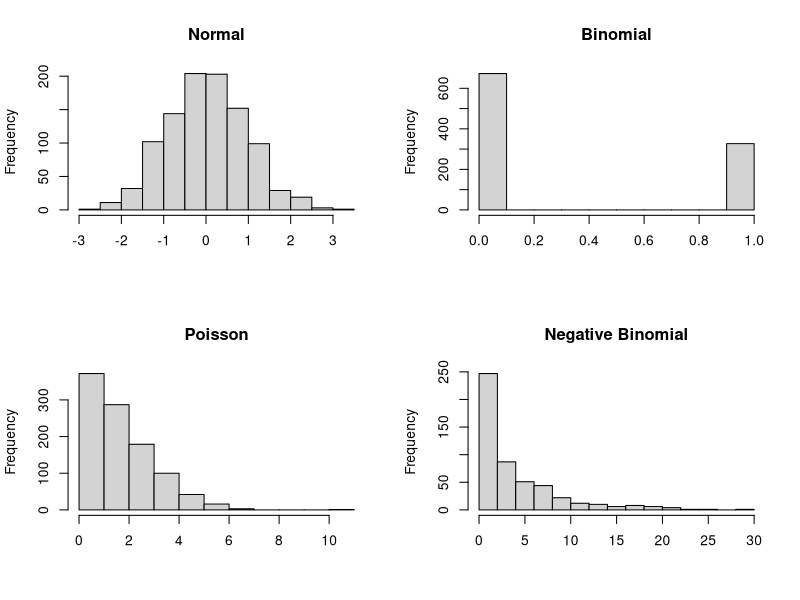
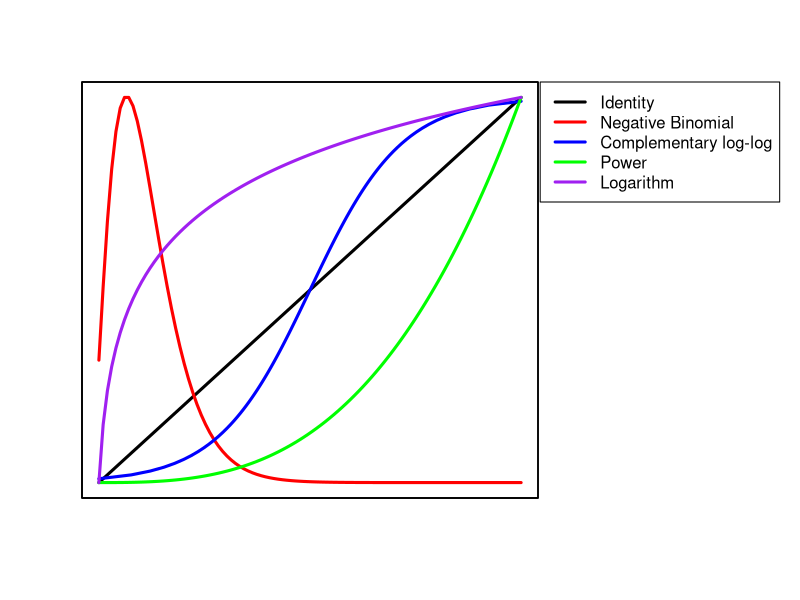
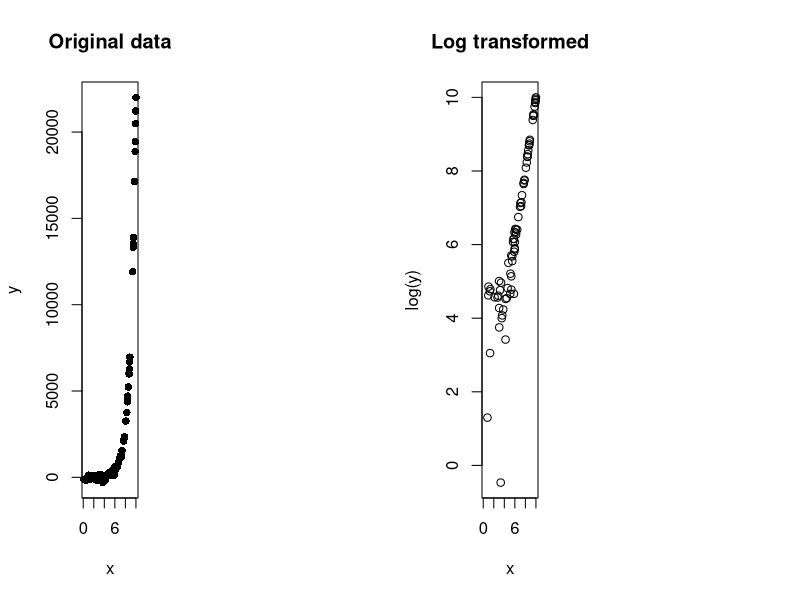
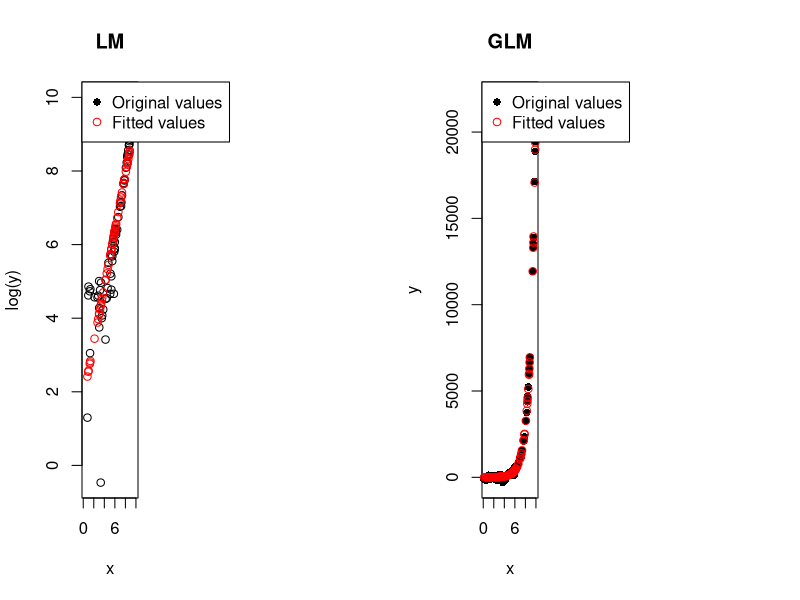
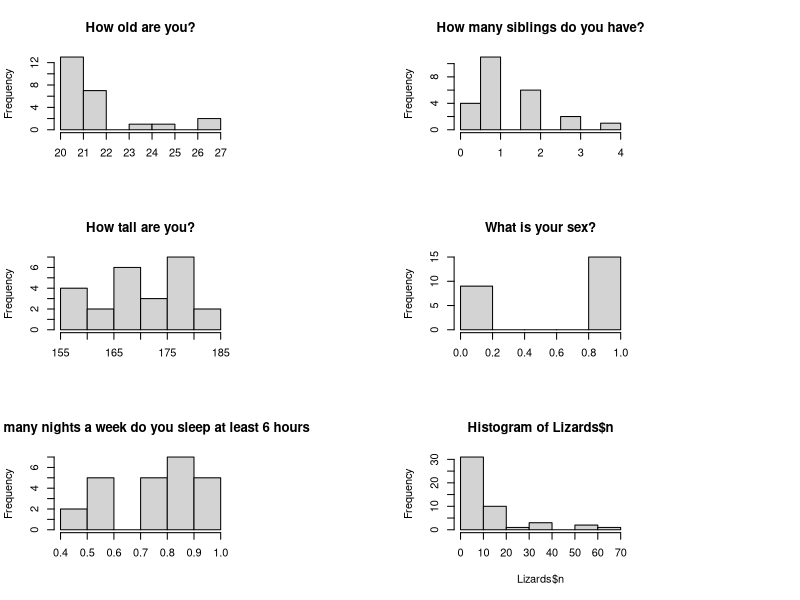
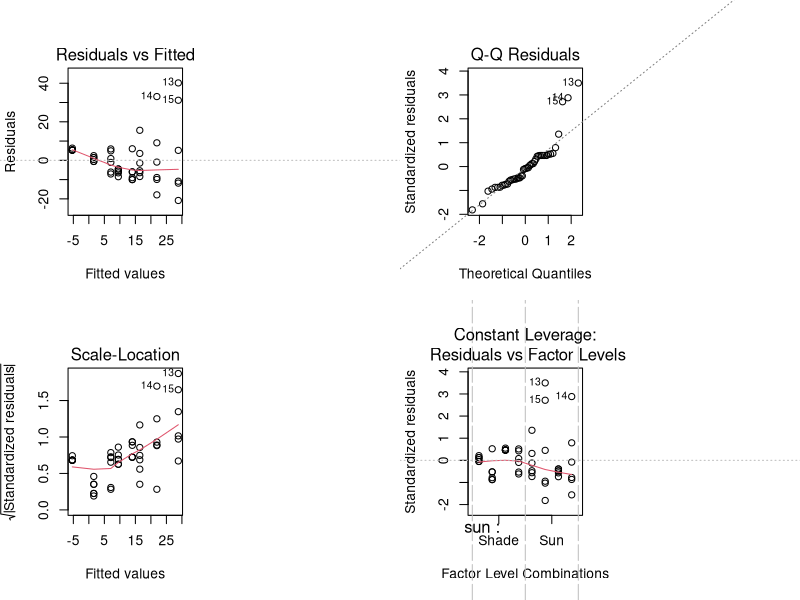
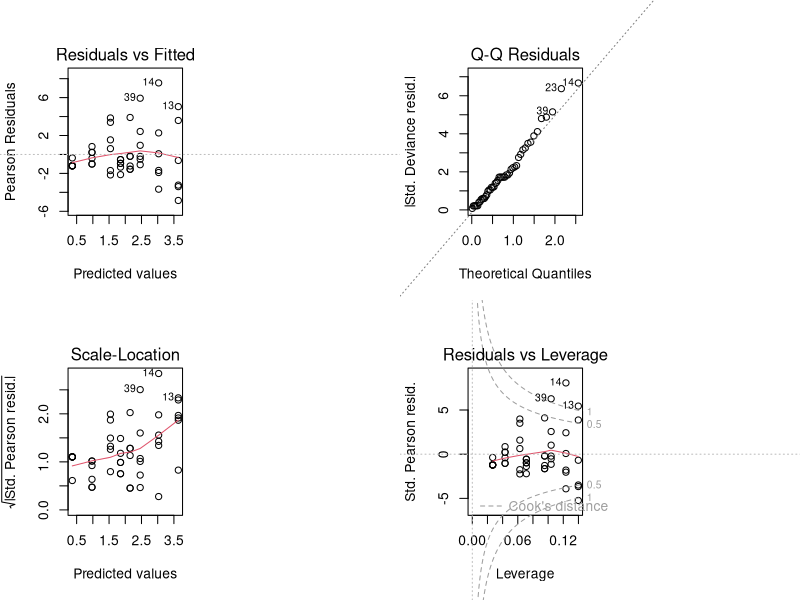
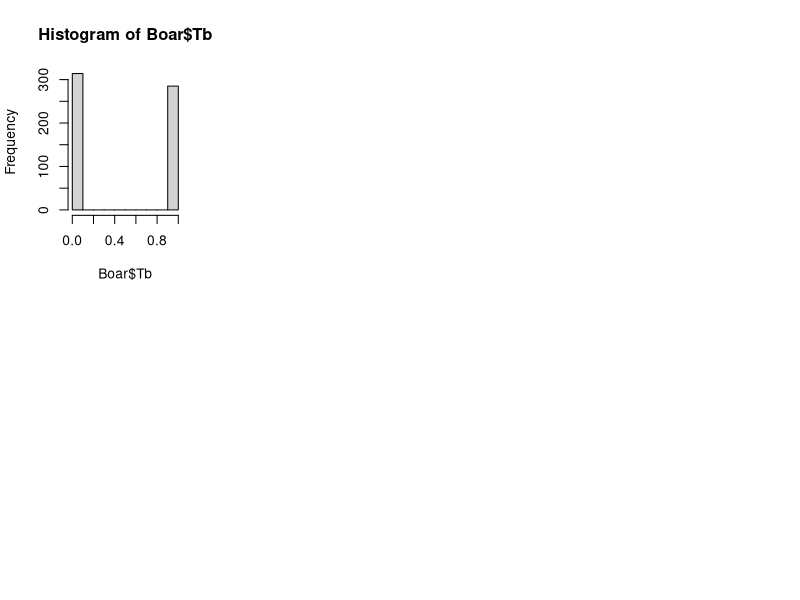

Write the R code that produced these figures, in order.
## ---- chunk 1

par(mfrow = c(2,2))
normal <- rnorm(1000)
hist(normal, main = 'Normal', xlab = NULL)

binom <- rbinom(1000, 1, 0.3)
hist(binom, main = 'Binomial', xlab = NULL)

pois <- rpois(1000, 2)
hist(pois, breaks = 9, main = 'Poisson', xlab = NULL)

negbim <- rnbinom(500, mu = 4, size = 1)
hist(negbim, breaks = 20, main = 'Negative Binomial', xlab = NULL)

## ---- chunk 2
par(mfrow = c(1,1))
x <- 1:100
p <- seq(0, 1, 0.01)
Power <- x^3
Logarithm <- log(x)
loglog <- log(p/(1-p))
negbimdis <- dnbinom(x, 3, 0.2)

par(mar=c(5.1, 4.1, 4.1, 13.1), xpd=TRUE)
plot(x, x, type = 'l', lwd = 3, ylab = '', xlab = '', xaxt='n', yaxt='n', bty='L')
par(new=TRUE)
plot(x, negbimdis, type = 'l', lwd = 3, col = 'red', ylab = '', xlab = '', xaxt='n', yaxt='n')
par(new=TRUE)
plot(loglog, p, type = 'l', lwd = 3, col = 'blue', ylab = '', xlab = '', xaxt='n', yaxt='n')
par(new=TRUE)
plot(x, Power, type = 'l', lwd = 3, col = 'green', ylab = '', xlab = '', xaxt='n', yaxt='n')
par(new=TRUE)
plot(x, Logarithm, type = 'l', lwd = 3, col = 'purple', ylab = '', xlab = '', xaxt='n', yaxt='n')
legend(x = 'topright', inset=c(-0.53,0), legend = c('Identity', 'Negative Binomial', 'Complementary log-log', 'Power', 'Logarithm'), col = c('black', 'red', 'blue', 'green', 'purple'), lwd = 3)

## ---- chunk 3
x <- runif(100, 0, 10)
y <- exp(x) + rnorm(length(x), mean = 0, sd = 100)
par(mfrow = c(1,2))
plot(x, y, pch = 16, main = 'Original data')
plot(x, log(y), main = 'Log transformed')
## ---- chunk 4
model1 <- lm(log(y)~x)
model2 <- glm(y~x, family = gaussian (link = "log"), start=c(1, 1))
## ---- chunk 5
par(mfrow = c(1,2))

plot(x, log(y), main = 'LM')
fitedx <- x[as.numeric(names(model1$fitted.values))]
points(fitedx, model1$fitted.values, col = 'red')
legend(x = 'topleft', legend = c('Original values','Fitted values'), pch = c(16, 1), col = c('black','red'))

plot(x, y, pch = 16, main = 'GLM')
points(x, model2$fitted.values, col = 'red')
legend(x = 'topleft', legend = c('Original values','Fitted values'), pch = c(16, 1), col = c('black','red'))
## ---- chunk 6

ClassData <- read.csv('Data/ClassData.csv')

library(dplyr)
ClassData <- ClassData %>% 
  mutate(Sex = ifelse(What.is.your.sex. == 'Female', 1, 0)) %>%
  mutate(Sex = as.numeric(Sex))
## ---- chunk 7
par(mfrow = c(3, 2))
hist(ClassData$How.old.are.you., xlab = '', main = 'How old are you?')
hist(ClassData$How.many.siblings.do.you.have., xlab = '', main = 'How many siblings do you have?')
hist(ClassData$How.tall.are.you..in.cm , xlab = '', main = 'How tall are you?')
hist(ClassData$Sex, xlab = '', main = 'What is your sex?')
hist(ClassData$Out.of.the.7.nights.of.the.week..how.many.do.you.sleep.at.least.6.hours./7, xlab = '', main = 'How many nights a week do you sleep at least 6 hours')

## ---- chunk 8
Lizards <- read.csv('Data/lizards.txt', sep = "\t")
head(Lizards)
## ---- chunk 9
hist(Lizards$n)
## ---- chunk 10
LizardsModelLM <- lm(n ~ sun + height + species, data = Lizards)

LizardsModel <- glm(n ~ sun + height + species, family = poisson (link = log), data = Lizards)
## ---- chunk 11
par(mfrow = c(2,2))
plot(LizardsModelLM)
## ---- chunk 12
par(mfrow = c(2,2))
plot(LizardsModel)
## ---- chunk 13
LizardsModel$deviance / LizardsModel$df.residual
## ---- chunk 14
(LizardsModel$null.deviance - LizardsModel$deviance) / LizardsModel$null.deviance
## ---- chunk 15

summary(LizardsModel)

## ---- chunk 16

Boar <- read.csv('Data/Boar.csv')

head(Boar)
## ---- chunk 17
summary(Boar)
## ---- chunk 18
hist(Boar$Tb)
## ---- chunk 19
LinearBoarModel <- lm(Tb ~ sex * age * length, data = Boar)
par(mfrow = c(2,2))
plot(LinearBoarModel)
## ---- chunk 20
LogitBoarModel <- glm(Tb ~ sex * age * length, family = binomial (link = logit), data = Boar)
## ---- chunk 21
AIC(LogitBoarModel)
(LogitBoarModel$null.deviance - LogitBoarModel$deviance) / LogitBoarModel$null.deviance
## ---- chunk 22
par(mfrow = c(2,2))
plot(LogitBoarModel)
## ---- chunk 23
probitBoarModel <- glm(Tb ~ sex * age * length, family = binomial (link = probit), data = Boar)

cauchitBoarModel <- glm(Tb ~ sex * age * length, family = binomial (link = cauchit), data = Boar)

logBoarModel <- glm(Tb ~ sex * age * length, family = binomial (link = log), data = Boar)

cloglogBoarModel <- glm(Tb ~ sex * age * length, family = binomial (link = cloglog), data = Boar)

AIC(LogitBoarModel, probitBoarModel, cauchitBoarModel, logBoarModel, cloglogBoarModel)
## ---- chunk 24
par(mfrow = c(2,2))
plot(LogitBoarModel)
## ---- chunk 25
LogitBoarModel$deviance / LogitBoarModel$df.residual
